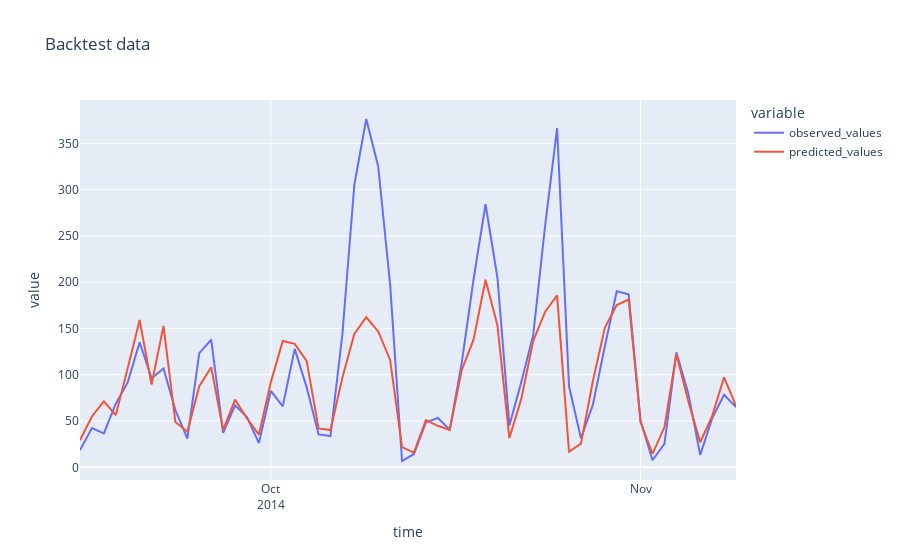

This figure's notebook cell:
### Markdown cell above
### Backtest data visualization

### Code cell
from datetime import datetime, timedelta
import numpy as np

backtest_dfs = []
for i in range(backtest_num):
    visualization = pipeline_details['visualization']['backtest']['iterations'][i]
    backtest_dates = visualization['time']
    backtest_predictions = visualization['predicted_values'][0]
    observed_values = visualization['observed_values'][0]
    backtest_dfs.append(pd.DataFrame({'time':backtest_dates, 'observed_values':observed_values, 'predicted_values': backtest_predictions}))
backtest_df = pd.concat(backtest_dfs)
fig = px.line(backtest_df, x="time", y=backtest_df.columns, hover_data={"time": "|%B %d, %Y"}, title='Backtest data')
fig.update_xaxes(dtick="M1", tickformat="%b\n%Y")
fig.show()

### Figure 1 — Plotly figure (JSON) as saved in the notebook; plotly's stock layout.template omitted (floating-point values rounded to 4 significant figures)
{"data": [{"hovertemplate": "variable=observed_values<br>time=%{x|%B %d, %Y}<br>value=%{y}<extra></extra>", "legendgroup": "observed_values", "line": {"color": "#636efa", "dash": "solid"}, "marker": {"symbol": "circle"}, "mode": "lines", "name": "observed_values", "orientation": "v", "showlegend": true, "type": "scatter", "x": ["2014-09-15", "2014-09-16", "2014-09-17", "2014-09-18", "2014-09-19", "2014-09-20", "2014-09-21", "2014-09-22", "2014-09-23", "2014-09-24", "2014-09-25", "2014-09-26", "2014-09-27", "2014-09-28", "2014-09-29", "2014-09-30", "2014-10-01", "2014-10-02", "2014-10-03", "2014-10-04", "2014-10-05", "2014-10-06", "2014-10-07", "2014-10-08", "2014-10-09", "2014-10-10", "2014-10-11", "2014-10-12", "2014-10-13", "2014-10-14", "2014-10-15", "2014-10-16", "2014-10-17", "2014-10-18", "2014-10-19", "2014-10-20", "2014-10-21", "2014-10-22", "2014-10-23", "2014-10-24", "2014-10-25", "2014-10-26", "2014-10-27", "2014-10-28", "2014-10-29", "2014-10-30", "2014-10-31", "2014-11-01", "2014-11-02", "2014-11-03", "2014-11-04", "2014-11-05", "2014-11-06", "2014-11-07", "2014-11-08", "2014-11-09"], "xaxis": "x", "y": [18.58, 42.38, 36.67, 68.75, 91.75, 135.2, 96.12, 106.9, 61.67, 30.96, 123.4, 137.8, 37.33, 66.96, 54.38, 26.12, 82.54, 65.79, 128.0, 86.67, 35.5, 33.83, 143.8, 305.2, 376.3, 325.4, 197.6, 6.833, 14.42, 48.5, 53.25, 40.75, 112.3, 203.5, 284.2, 204.8, 45.25, 92.12, 143.0, 261.4, 366.4, 87.54, 31.33, 67.54, 130.5, 190.3, 186.8, 50.29, 7.667, 25.38, 124.3, 79.88, 13.25, 52.88, 78.33, 65], "yaxis": "y"}, {"hovertemplate": "variable=predicted_values<br>time=%{x|%B %d, %Y}<br>value=%{y}<extra></extra>", "legendgroup": "predicted_values", "line": {"color": "#EF553B", "dash": "solid"}, "marker": {"symbol": "circle"}, "mode": "lines", "name": "predicted_values", "orientation": "v", "showlegend": true, "type": "scatter", "x": ["2014-09-15", "2014-09-16", "2014-09-17", "2014-09-18", "2014-09-19", "2014-09-20", "2014-09-21", "2014-09-22", "2014-09-23", "2014-09-24", "2014-09-25", "2014-09-26", "2014-09-27", "2014-09-28", "2014-09-29", "2014-09-30", "2014-10-01", "2014-10-02", "2014-10-03", "2014-10-04", "2014-10-05", "2014-10-06", "2014-10-07", "2014-10-08", "2014-10-09", "2014-10-10", "2014-10-11", "2014-10-12", "2014-10-13", "2014-10-14", "2014-10-15", "2014-10-16", "2014-10-17", "2014-10-18", "2014-10-19", "2014-10-20", "2014-10-21", "2014-10-22", "2014-10-23", "2014-10-24", "2014-10-25", "2014-10-26", "2014-10-27", "2014-10-28", "2014-10-29", "2014-10-30", "2014-10-31", "2014-11-01", "2014-11-02", "2014-11-03", "2014-11-04", "2014-11-05", "2014-11-06", "2014-11-07", "2014-11-08", "2014-11-09"], "xaxis": "x", "y": [29.31, 54.95, 71.23, 56.4, 106.9, 159.2, 89.39, 152.7, 48.91, 38.44, 87.61, 108.2, 40.23, 73.23, 52.76, 35.33, 92.06, 136.4, 133.4, 115.0, 42.06, 40.27, 97.06, 144.2, 162.1, 146.8, 116.0, 21.82, 15.82, 51.0, 44.83, 40.39, 104.9, 138.1, 202.6, 153.3, 31.63, 74.06, 136.6, 168.1, 185.7, 16.84, 25.64, 92.97, 150.6, 175.3, 181.2, 48.68, 14.58, 43.47, 122.4, 71.45, 27.12, 55.28, 97.26, 66.31], "yaxis": "y"}], "layout": {"legend": {"title": {"text": "variable"}, "tracegroupgap": 0}, "title": {"text": "Backtest data"}, "xaxis": {"anchor": "y", "domain": [0, 1], "dtick": "M1", "tickformat": "%b\n%Y", "title": {"text": "time"}}, "yaxis": {"anchor": "x", "domain": [0, 1], "title": {"text": "value"}}}}
